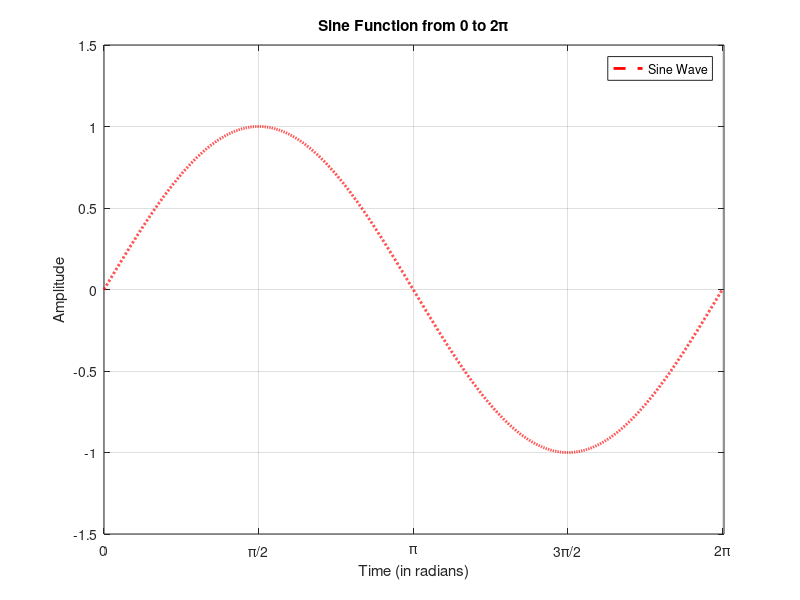

Source code (MATLAB):
% Author : Zain Rajani

% MATLAB Version: R2019b (Student Use)

%% Initialize

clear all;
close all;

%% Creating a 2-D Plot

% Question: Create 2-D Plot for sine wave between 0 to 2*pi

% Declare the global variable values [Setting the max and min values of the
% x and y axis]
xmin=0;
xmax=6.3;
ymin=-1.5;
ymax=1.5;

n=0:0.001:2*pi;                 % Range to calculate the values 
x=sin(n);                       % Find the values of sin(n) for the range 
                                % declared above
plot(n,x,'--r','Linewidth',2);  % Plot the function of sin(n) on the graph 
                                % of MATLAB. We have used the graph 
                                % enhancement tools here along with the 
                                % plot command
title('Sine Function from 0 to 2{\pi}');          % Title of the graph
ylabel('Amplitude'); xlabel('Time (in radians)'); % Label the x and y axis
xticks([0 pi/2 pi 3*pi/2 2*pi])                   % Setting the values on 
                                                  % x-axis
xticklabels({'0','\pi/2','\pi','3\pi/2','2\pi'}); % Printing the values of x-axis
grid on;                        % Enabling the grids on the graph
axis ([xmin xmax ymin ymax]);   % Setting/Limiting the values shown on the graph
legend ('Sine Wave');